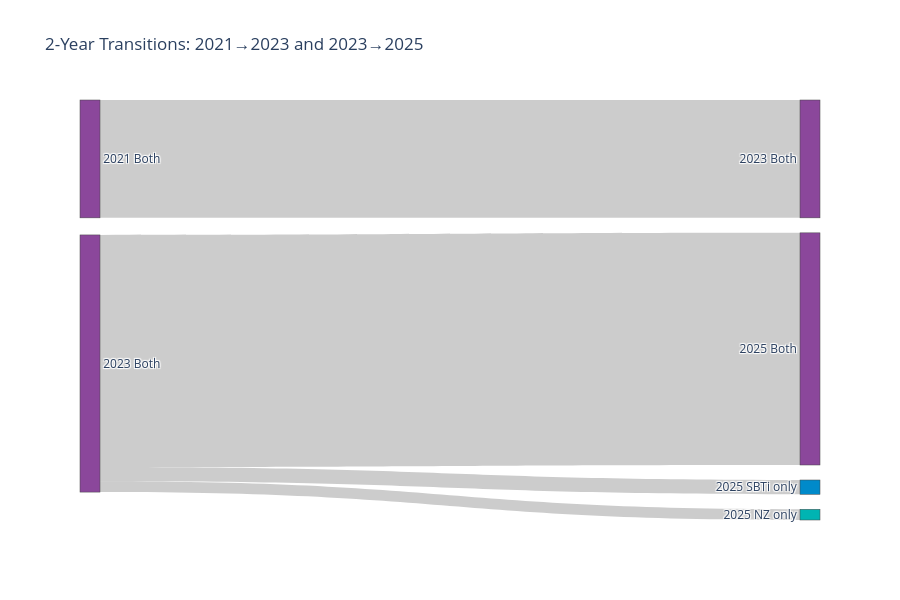

The cell this chart's notebook holds for it:
### Code cell
import plotly.graph_objects as go

years_pairs = [('2021', '2023'), ('2023', '2025')]
nodes = []
node_colors = []

for year_pair in years_pairs:
    for year in year_pair:
        nodes.extend([f'{year} None', f'{year} SBTi only', f'{year} NZ only', f'{year} Both'])
        node_colors.extend(['#cccccc', '#008ACA', '#00B4B2', '#8B479B'])

source = []
target = []
value = []

for pair_idx, (start_year, end_year) in enumerate(years_pairs):
    mask = (portfolio[f'{start_year} sbti nt'] != '-') & (portfolio[f'{end_year} sbti nt'] != '-') & \
           (portfolio[f'{start_year} nz'] != '-') & (portfolio[f'{end_year} nz'] != '-')
    subset = portfolio[mask]
    
    transitions = subset.groupby([f'{start_year} sbti nt', f'{start_year} nz', 
                                   f'{end_year} sbti nt', f'{end_year} nz']).size().reset_index(name='count')
    
    for _, row in transitions.iterrows():
        sbti_start = int(row[f'{start_year} sbti nt'])
        nz_start = int(row[f'{start_year} nz'])
        sbti_end = int(row[f'{end_year} sbti nt'])
        nz_end = int(row[f'{end_year} nz'])
        
        src_state = 0 if (sbti_start + nz_start) == 0 else (1 if sbti_start == 1 and nz_start == 0 else (2 if sbti_start == 0 and nz_start == 1 else 3))
        tgt_state = 0 if (sbti_end + nz_end) == 0 else (1 if sbti_end == 1 and nz_end == 0 else (2 if sbti_end == 0 and nz_end == 1 else 3))
        
        source.append(pair_idx * 8 + src_state)
        target.append(pair_idx * 8 + 4 + tgt_state)
        value.append(row['count'])

fig = go.Figure(data=[go.Sankey(
    node=dict(pad=15, thickness=20, label=nodes, color=node_colors),
    link=dict(source=source, target=target, value=value)
)])

fig.update_layout(title_text="2-Year Transitions: 2021→2023 and 2023→2025", height=600)
fig.write_html(r'C:\Users\AniyaBagheri\GF500_research_perliminary_data_analysis\comparative analysis\sbti_nz_2year.html')
fig.show()

### Figure 1 — Plotly figure (JSON) as saved in the notebook; plotly's stock layout.template omitted (floating-point values rounded to 4 significant figures)
{"data": [{"link": {"source": [3, 11, 11, 11], "target": [7, 14, 13, 15], "value": [33, 3, 4, 65]}, "node": {"color": ["#cccccc", "#008ACA", "#00B4B2", "#8B479B", "#cccccc", "#008ACA", "#00B4B2", "#8B479B", "#cccccc", "#008ACA", "#00B4B2", "#8B479B", "#cccccc", "#008ACA", "#00B4B2", "#8B479B"], "label": ["2021 None", "2021 SBTi only", "2021 NZ only", "2021 Both", "2023 None", "2023 SBTi only", "2023 NZ only", "2023 Both", "2023 None", "2023 SBTi only", "2023 NZ only", "2023 Both", "2025 None", "2025 SBTi only", "2025 NZ only", "2025 Both"], "pad": 15, "thickness": 20}, "type": "sankey"}], "layout": {"height": 600, "title": {"text": "2-Year Transitions: 2021→2023 and 2023→2025"}}}
